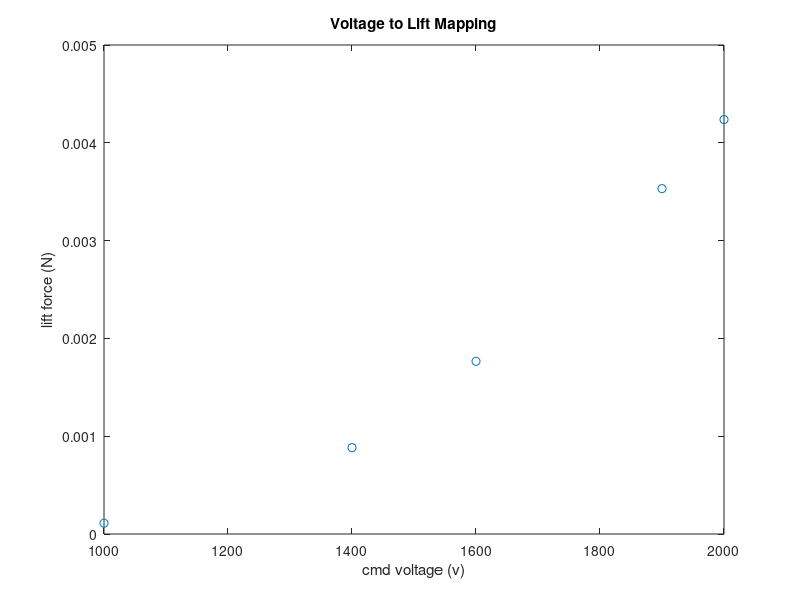
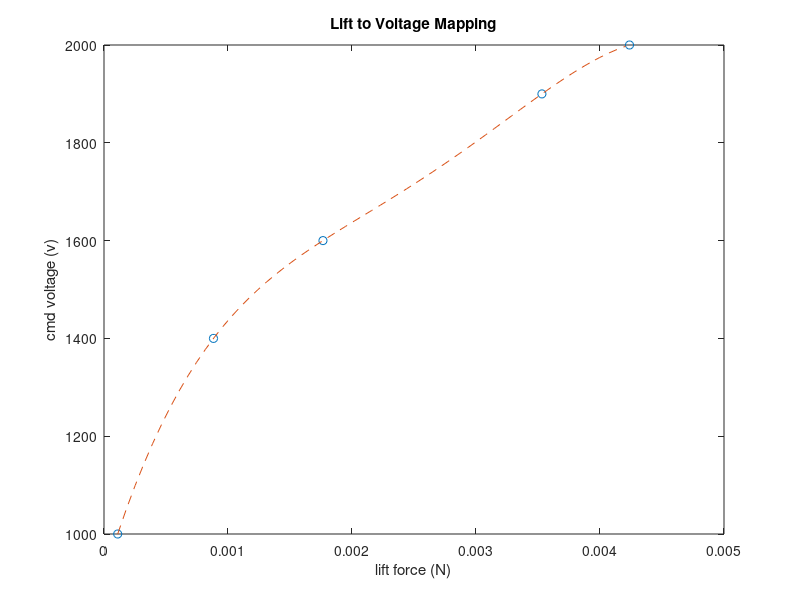

These figures' MATLAB source, in order:
close all; clear all; clc;


m = 0.72e-3;
g = 9.81; 
poly_order = 5;

voltage = [1000, 1400, 1600, 1900, 2000];

lift = [m*g/64, m*g/8, m*g/4, m*g/2, m*g*1.2/2]; 

figure(1);
plot(voltage, lift, 'o');
xlabel("cmd voltage (v)"); 
ylabel("lift force (N)"); 
title("Voltage to Lift Mapping")


lifts = [lift(1):m*g/100:lift(end)];
thrust_to_voltage_poly_fit = polyfit(lift,voltage,poly_order);
pred_volages = polyval(thrust_to_voltage_poly_fit,lifts);

figure(2);
plot(lift, voltage, 'o'); hold on; 
plot(lifts, pred_volages, '--'); 
ylabel("cmd voltage (v)"); 
xlabel("lift force (N)"); 
title("Lift to Voltage Mapping"); 

save('thrust_to_voltage_poly_fit', 'thrust_to_voltage_poly_fit');

